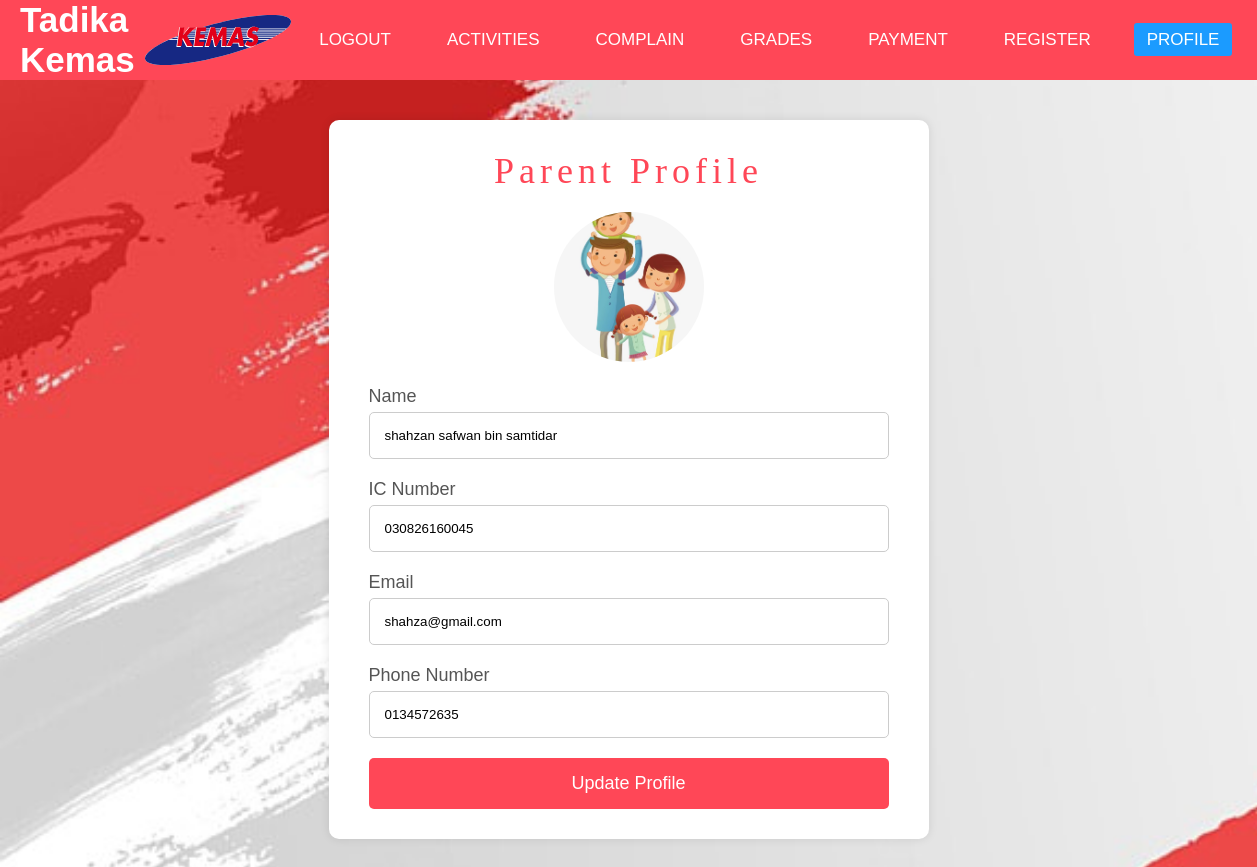
/Kindergarten/parent_profile/ (signed in), run on the app's committed database.
### Kindergartenapp/models.py (models this page shows)
class Parent(models.Model):
    Parent_IC = models.CharField(max_length=100, primary_key=True)
    Parent_Password = models.CharField(max_length=100)
    Parent_Name = models.CharField(max_length=100)
    Parent_Email = models.EmailField()
    Parent_Nophone = models.CharField(max_length=20)

### Kindergartenapp/views.py (the view)
# urls.py: path("parent_profile/", views.parent_profile, name="parent_profile"),
def parent_profile(request):
    parent_ic = request.session.get('parent_ic')
    try:
        parent = Parent.objects.get(Parent_IC=parent_ic)
    except Parent.DoesNotExist:
        parent = None
    return render(request, 'parent_profile.html', {'profile': parent})

### Kindergartenapp/templates/parent_profile.html (shortened to what this page needs)
<!DOCTYPE html>
<html lang="en">
<head>
    {% load static %}
</head>
<body>
    <nav>
        <div class="logo-container">
            <label class="logo">Tadika Kemas</label>
            {% load static %}
            <img src="{% static 'logo.svg' %}" alt="Logo">
        </div>
        <ul>
            <li><a href="{% url 'home' %}">Logout</a></li>
            <li><a href="{% url 'parent_activities' %}">Activities</a></li>
            <li><a href="{% url 'parent_complain' %}">Complain</a></li>
            <li><a href="{% url 'parent_grades' %}">Grades</a></li>
            <li><a href="{% url 'parent_payment' %}">Payment</a></li>
            <li><a href="{% url 'parent_register' %}">Register</a></li>
            <li><a class="active" href="{% url 'parent_profile' %}">Profile</a></li>
        </ul>
    </nav>
    <div class="container">
        <div class="form_area">
            <p class="title">Parent Profile</p>
            {% if profile %}
            <div class="avatar">
                {% load static %}
                <img src="{% static 'parentprofile.jpg' %}" alt="">
            </div>
            <form method="post" enctype="multipart/form-data">
                <div class="form_group">
                    <label for="name" class="sub_title">Name</label>
                    <input type="text" name="name" class="form_style" value="{{ profile.Parent_Name }}" required>
                </div>
                <div class="form_group">
                    <label for="IC" class="sub_title">IC Number</label>
                    <input type="text" name="ic_number" class="form_style" value="{{ profile.Parent_IC }}" required>
                </div>
                <div class="form_group">
                    <label for="email" class="sub_title">Email</label>
                    <input type="email" name="email" class="form_style" value="{{ profile.Parent_Email }}" required>
                </div>
                <div class="form_group">
                    <label for="phone_number" class="sub_title">Phone Number</label>
                    <input type="text" name="phone_number" class="form_style" value="{{ profile.Parent_Nophone }}" required>
                </div>
                <input type="submit" value="Update Profile" class="btn">
            </form>
            {% else %}
            <p>No profile found.</p>
            {% endif %}
        </div>
    </div>
</body>
</html>

### data on the page
Parent: name "shahzan safwan bin samtidar", ic_number "030826160045", email "shahza@gmail.com", phone_number "0134572635"
